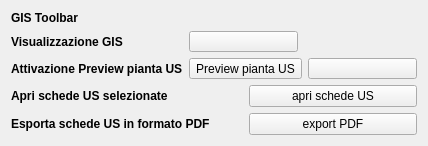
       <widget class="QWidget" name="tab_4">
        <attribute name="title">
         <string>Tools</string>
        </attribute>
        <layout class="QGridLayout" name="gridLayout_8">
         <item row="0" column="0">
          <layout class="QGridLayout" name="gridLayout_9">
           <item row="1" column="0">
            <widget class="QLabel" name="label_38">
             <property name="font">
              <font>
               <weight>75</weight>
               <bold>true</bold>
              </font>
             </property>
             <property name="text">
              <string>Visualizzazione GIS</string>
             </property>
            </widget>
           </item>
           <item row="1" column="1" colspan="2">
            <widget class="QToolButton" name="toolButtonGis">
             <property name="minimumSize">
              <size>
               <width>109</width>
               <height>0</height>
              </size>
             </property>
             <property name="toolTip">
              <string/>
             </property>
             <property name="text">
              <string/>
             </property>
             <property name="icon">
              <iconset resource="resources.qrc">
               <normaloff>:/images/GIS.png</normaloff>:/images/GIS.png</iconset>
             </property>
             <property name="shortcut">
              <string>Ctrl+G</string>
             </property>
             <property name="checkable">
              <bool>true</bool>
             </property>
             <property name="checked">
              <bool>false</bool>
             </property>
             <property name="toolButtonStyle">
              <enum>Qt::ToolButtonTextOnly</enum>
             </property>
             <property name="arrowType">
              <enum>Qt::NoArrow</enum>
             </property>
            </widget>
           </item>
           <item row="2" column="0">
            <widget class="QLabel" name="label_39">
             <property name="font">
              <font>
               <weight>75</weight>
               <bold>true</bold>
              </font>
             </property>
             <property name="text">
              <string>Attivazione Preview pianta US</string>
             </property>
            </widget>
           </item>
           <item row="2" column="1" colspan="2">
            <widget class="QToolButton" name="toolButtonPreview">
             <property name="toolTip">
              <string/>
             </property>
             <property name="text">
              <string>Preview pianta US</string>
             </property>
             <property name="icon">
              <iconset resource="resources.qrc">
               <normaloff>:/images/GIS.png</normaloff>:/images/GIS.png</iconset>
             </property>
             <property name="shortcut">
              <string>Ctrl+G</string>
             </property>
             <property name="checkable">
              <bool>true</bool>
             </property>
             <property name="checked">
              <bool>false</bool>
             </property>
             <property name="toolButtonStyle">
              <enum>Qt::ToolButtonTextOnly</enum>
             </property>
             <property name="arrowType">
              <enum>Qt::NoArrow</enum>
             </property>
            </widget>
           </item>
           <item row="4" column="0">
            <widget class="QLabel" name="label_40">
             <property name="font">
              <font>
               <weight>75</weight>
               <bold>true</bold>
              </font>
             </property>
             <property name="text">
              <string>Apri schede US selezionate</string>
             </property>
            </widget>
           </item>
           <item row="4" column="2" colspan="2">
            <widget class="QPushButton" name="pushButton_showSelectedFeatures">
             <property name="font">
              <font>
               <pointsize>9</pointsize>
              </font>
             </property>
             <property name="toolTip">
              <string>Show Selcted Features</string>
             </property>
             <property name="text">
              <string>apri schede US</string>
             </property>
             <property name="icon">
              <iconset resource="resources.qrc">
               <normaloff>:/images/sheet.png</normaloff>:/images/sheet.png</iconset>
             </property>
            </widget>
           </item>
           <item row="5" column="0" colspan="2">
            <widget class="QLabel" name="label_41">
             <property name="font">
              <font>
               <weight>75</weight>
               <bold>true</bold>
              </font>
             </property>
             <property name="text">
              <string>Esporta schede US in formato PDF</string>
             </property>
            </widget>
           </item>
           <item row="5" column="2" colspan="2">
            <widget class="QPushButton" name="pushButton_pdf_exp">
             <property name="font">
              <font>
               <pointsize>9</pointsize>
              </font>
             </property>
             <property name="toolTip">
              <string>Export PDF</string>
             </property>
             <property name="text">
              <string>export PDF</string>
             </property>
             <property name="icon">
              <iconset resource="resources.qrc">
               <normaloff>:/images/sheet.png</normaloff>:/images/sheet.png</iconset>
             </property>
            </widget>
           </item>
           <item row="0" column="0">
            <widget class="QLabel" name="label_36">
             <property name="font">
              <font>
               <weight>75</weight>
               <bold>true</bold>
              </font>
             </property>
             <property name="text">
              <string>GIS Toolbar</string>
             </property>
            </widget>
           </item>
           <item row="2" column="3">
            <widget class="QToolButton" name="toolButtonPan">
             <property name="minimumSize">
              <size>
               <width>109</width>
               <height>0</height>
              </size>
             </property>
             <property name="toolTip">
              <string>Pan tool</string>
             </property>
             <property name="text">
              <string/>
             </property>
             <property name="icon">
              <iconset resource="resources.qrc">
               <normaloff>:/images/mActionPan.png</normaloff>:/images/mActionPan.png</iconset>
             </property>
             <property name="shortcut">
              <string>Ctrl+G</string>
             </property>
             <property name="checkable">
              <bool>true</bool>
             </property>
             <property name="checked">
              <bool>false</bool>
             </property>
             <property name="toolButtonStyle">
              <enum>Qt::ToolButtonTextOnly</enum>
             </property>
             <property name="arrowType">
              <enum>Qt::NoArrow</enum>
             </property>
            </widget>
           </item>
           <item row="1" column="3">
            <spacer name="horizontalSpacer_6">
             <property name="orientation">
              <enum>Qt::Horizontal</enum>
             </property>
             <property name="sizeHint" stdset="0">
              <size>
               <width>40</width>
               <height>20</height>
              </size>
             </property>
            </spacer>
           </item>
          </layout>
         </item>
        </layout>
       </widget>
